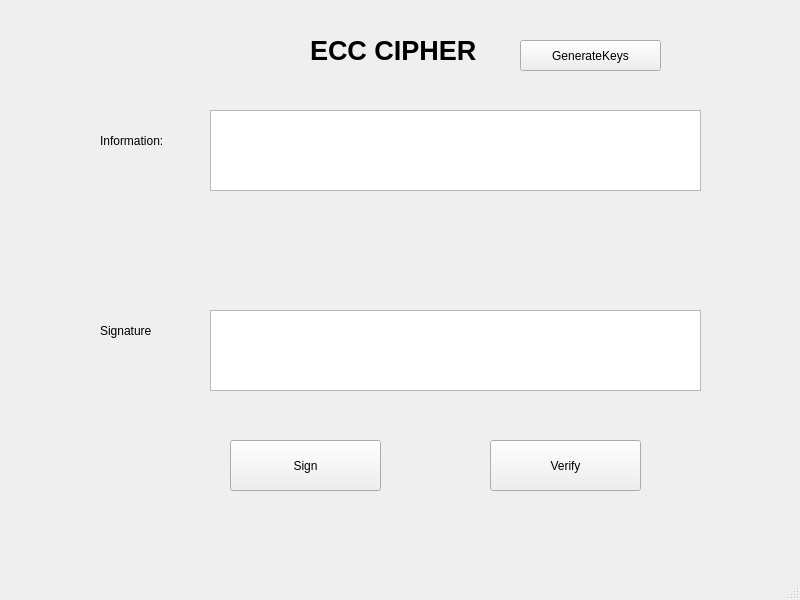
<?xml version="1.0" encoding="UTF-8"?>
<ui version="4.0">
 <class>MainWindow</class>
 <widget class="QMainWindow" name="MainWindow">
  <property name="geometry">
   <rect>
    <x>0</x>
    <y>0</y>
    <width>800</width>
    <height>600</height>
   </rect>
  </property>
  <property name="windowTitle">
   <string>MainWindow</string>
  </property>
  <widget class="QWidget" name="centralwidget">
   <widget class="QLabel" name="label">
    <property name="geometry">
     <rect>
      <x>-410</x>
      <y>600</y>
      <width>47</width>
      <height>13</height>
     </rect>
    </property>
    <property name="text">
     <string>TextLabel</string>
    </property>
   </widget>
   <widget class="QLabel" name="label_2">
    <property name="geometry">
     <rect>
      <x>310</x>
      <y>20</y>
      <width>171</width>
      <height>61</height>
     </rect>
    </property>
    <property name="font">
     <font>
      <pointsize>20</pointsize>
      <weight>75</weight>
      <bold>true</bold>
     </font>
    </property>
    <property name="text">
     <string>ECC CIPHER</string>
    </property>
   </widget>
   <widget class="QLabel" name="label_3">
    <property name="geometry">
     <rect>
      <x>100</x>
      <y>110</y>
      <width>71</width>
      <height>61</height>
     </rect>
    </property>
    <property name="text">
     <string>Information:</string>
    </property>
   </widget>
   <widget class="QLabel" name="label_4">
    <property name="geometry">
     <rect>
      <x>100</x>
      <y>320</y>
      <width>51</width>
      <height>21</height>
     </rect>
    </property>
    <property name="text">
     <string>Signature:</string>
    </property>
   </widget>
   <widget class="QToolButton" name="btn_generate">
    <property name="geometry">
     <rect>
      <x>520</x>
      <y>40</y>
      <width>141</width>
      <height>31</height>
     </rect>
    </property>
    <property name="text">
     <string>GenerateKeys</string>
    </property>
   </widget>
   <widget class="QToolButton" name="btn_sign">
    <property name="geometry">
     <rect>
      <x>230</x>
      <y>440</y>
      <width>151</width>
      <height>51</height>
     </rect>
    </property>
    <property name="text">
     <string>Sign</string>
    </property>
   </widget>
   <widget class="QToolButton" name="btn_verify">
    <property name="geometry">
     <rect>
      <x>490</x>
      <y>440</y>
      <width>151</width>
      <height>51</height>
     </rect>
    </property>
    <property name="text">
     <string>Verify</string>
    </property>
   </widget>
   <widget class="QPlainTextEdit" name="txt_plaintext">
    <property name="geometry">
     <rect>
      <x>210</x>
      <y>110</y>
      <width>491</width>
      <height>81</height>
     </rect>
    </property>
   </widget>
   <widget class="QPlainTextEdit" name="txt_ciphertext">
    <property name="geometry">
     <rect>
      <x>210</x>
      <y>310</y>
      <width>491</width>
      <height>81</height>
     </rect>
    </property>
   </widget>
  </widget>
  <widget class="QMenuBar" name="menubar">
   <property name="geometry">
    <rect>
     <x>0</x>
     <y>0</y>
     <width>800</width>
     <height>21</height>
    </rect>
   </property>
  </widget>
  <widget class="QStatusBar" name="statusbar"/>
 </widget>
 <resources/>
 <connections/>
</ui>
